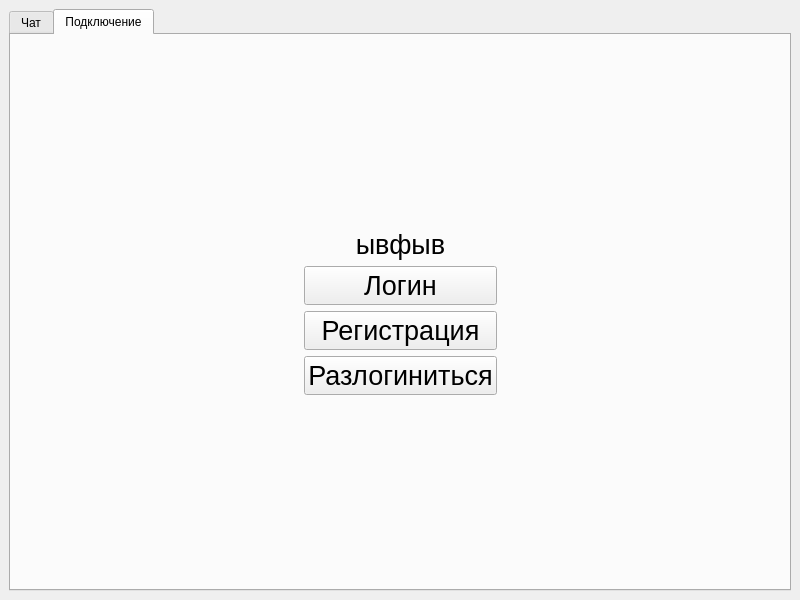
<?xml version="1.0" encoding="UTF-8"?>
<ui version="4.0">
    <class>Client_MainWindow</class>
    <widget class="QMainWindow" name="Client_MainWindow">
        <property name="geometry">
            <rect>
                <x>0</x>
                <y>0</y>
                <width>800</width>
                <height>600</height>
            </rect>
        </property>
        <property name="minimumSize">
            <size>
                <width>800</width>
                <height>600</height>
            </size>
        </property>
        <property name="maximumSize">
            <size>
                <width>16777215</width>
                <height>16777215</height>
            </size>
        </property>
        <property name="windowTitle">
            <string>MainWindow</string>
        </property>
        <widget class="QWidget" name="centralwidget">
            <layout class="QGridLayout" name="gridLayout">
                <item row="0" column="0">
                    <layout class="QHBoxLayout" name="horizontalLayout">
                        <item>
                            <widget class="QTabWidget" name="tabWidget">
                                <property name="autoFillBackground">
                                    <bool>false</bool>
                                </property>
                                <property name="currentIndex">
                                    <number>1</number>
                                </property>
                                <property name="movable">
                                    <bool>false</bool>
                                </property>
                                <widget class="QWidget" name="tab_chat">
                                    <attribute name="title">
                                        <string>Чат</string>
                                    </attribute>
                                    <layout class="QGridLayout" name="gridLayout_3">
                                        <item row="4" column="2" colspan="5">
                                            <widget class="QLineEdit" name="lineEdit_message">
                                                <property name="minimumSize">
                                                    <size>
                                                        <width>0</width>
                                                        <height>50</height>
                                                    </size>
                                                </property>
                                                <property name="font">
                                                    <font>
                                                        <pointsize>20</pointsize>
                                                    </font>
                                                </property>
                                            </widget>
                                        </item>
                                        <item row="0" column="2" colspan="2">
                                            <widget class="QLabel" name="label_contacts">
                                                <property name="font">
                                                    <font>
                                                        <pointsize>13</pointsize>
                                                    </font>
                                                </property>
                                                <property name="text">
                                                    <string>Контакты</string>
                                                </property>
                                                <property name="alignment">
                                                    <set>Qt::AlignCenter</set>
                                                </property>
                                            </widget>
                                        </item>
                                        <item row="0" column="4" rowspan="3" colspan="3">
                                            <widget class="QTextBrowser" name="textBrowser_chat">
                                                <property name="html">
                                                    <string>&lt;!DOCTYPE HTML PUBLIC &quot;-//W3C//DTD HTML 4.0//EN&quot;
                                                        &quot;http://www.w3.org/TR/REC-html40/strict.dtd&quot;&gt;
                                                        &lt;html&gt;&lt;head&gt;&lt;meta name=&quot;qrichtext&quot;
                                                        content=&quot;1&quot; /&gt;&lt;style type=&quot;text/css&quot;&gt;
                                                        p, li { white-space: pre-wrap; }
                                                        &lt;/style&gt;&lt;/head&gt;&lt;body style=&quot; font-family:'MS
                                                        Shell Dlg 2'; font-size:8.25pt; font-weight:400;
                                                        font-style:normal;&quot;&gt;
                                                        &lt;p style=&quot;-qt-paragraph-type:empty; margin-top:0px;
                                                        margin-bottom:0px; margin-left:0px; margin-right:0px;
                                                        -qt-block-indent:0; text-indent:0px;&quot;&gt;&lt;br /&gt;&lt;/p&gt;
                                                        &lt;p style=&quot;-qt-paragraph-type:empty; margin-top:0px;
                                                        margin-bottom:0px; margin-left:0px; margin-right:0px;
                                                        -qt-block-indent:0; text-indent:0px;&quot;&gt;&lt;br /&gt;&lt;/p&gt;&lt;/body&gt;&lt;/html&gt;
                                                    </string>
                                                </property>
                                            </widget>
                                        </item>
                                        <item row="1" column="2" colspan="2">
                                            <widget class="QListWidget" name="listWidget_contacts">
                                                <property name="sizePolicy">
                                                    <sizepolicy hsizetype="Expanding" vsizetype="Expanding">
                                                        <horstretch>0</horstretch>
                                                        <verstretch>0</verstretch>
                                                    </sizepolicy>
                                                </property>
                                            </widget>
                                        </item>
                                        <item row="5" column="2" colspan="5">
                                            <widget class="QPushButton" name="pushButton_send_message">
                                                <property name="sizePolicy">
                                                    <sizepolicy hsizetype="Minimum" vsizetype="Preferred">
                                                        <horstretch>0</horstretch>
                                                        <verstretch>0</verstretch>
                                                    </sizepolicy>
                                                </property>
                                                <property name="font">
                                                    <font>
                                                        <pointsize>16</pointsize>
                                                        <kerning>false</kerning>
                                                    </font>
                                                </property>
                                                <property name="text">
                                                    <string>Отправить сообщение</string>
                                                </property>
                                            </widget>
                                        </item>
                                        <item row="2" column="2">
                                            <widget class="QPushButton" name="pushButton_add_contact">
                                                <property name="text">
                                                    <string>Добавить</string>
                                                </property>
                                            </widget>
                                        </item>
                                        <item row="2" column="3">
                                            <widget class="QPushButton" name="pushButton_delete_user">
                                                <property name="text">
                                                    <string>Удалить</string>
                                                </property>
                                            </widget>
                                        </item>
                                    </layout>
                                </widget>
                                <widget class="QWidget" name="tab_settings">
                                    <attribute name="title">
                                        <string>Подключение</string>
                                    </attribute>
                                    <layout class="QGridLayout" name="gridLayout_2">
                                        <item row="1" column="1">
                                            <widget class="QLabel" name="label_unlog">
                                                <property name="font">
                                                    <font>
                                                        <pointsize>20</pointsize>
                                                    </font>
                                                </property>
                                                <property name="text">
                                                    <string>ывфыв</string>
                                                </property>
                                                <property name="alignment">
                                                    <set>Qt::AlignCenter</set>
                                                </property>
                                            </widget>
                                        </item>
                                        <item row="6" column="1">
                                            <spacer name="verticalSpacer_2">
                                                <property name="orientation">
                                                    <enum>Qt::Vertical</enum>
                                                </property>
                                                <property name="sizeHint" stdset="0">
                                                    <size>
                                                        <width>20</width>
                                                        <height>40</height>
                                                    </size>
                                                </property>
                                            </spacer>
                                        </item>
                                        <item row="2" column="1">
                                            <widget class="QPushButton" name="login_pushbutton">
                                                <property name="font">
                                                    <font>
                                                        <pointsize>20</pointsize>
                                                    </font>
                                                </property>
                                                <property name="text">
                                                    <string>Логин</string>
                                                </property>
                                            </widget>
                                        </item>
                                        <item row="4" column="1">
                                            <widget class="QPushButton" name="reg_pushbutton">
                                                <property name="font">
                                                    <font>
                                                        <pointsize>20</pointsize>
                                                    </font>
                                                </property>
                                                <property name="text">
                                                    <string>Регистрация</string>
                                                </property>
                                            </widget>
                                        </item>
                                        <item row="2" column="0">
                                            <spacer name="horizontalSpacer">
                                                <property name="orientation">
                                                    <enum>Qt::Horizontal</enum>
                                                </property>
                                                <property name="sizeHint" stdset="0">
                                                    <size>
                                                        <width>40</width>
                                                        <height>20</height>
                                                    </size>
                                                </property>
                                            </spacer>
                                        </item>
                                        <item row="4" column="0">
                                            <spacer name="horizontalSpacer_3">
                                                <property name="orientation">
                                                    <enum>Qt::Horizontal</enum>
                                                </property>
                                                <property name="sizeHint" stdset="0">
                                                    <size>
                                                        <width>40</width>
                                                        <height>20</height>
                                                    </size>
                                                </property>
                                            </spacer>
                                        </item>
                                        <item row="0" column="1">
                                            <spacer name="verticalSpacer">
                                                <property name="orientation">
                                                    <enum>Qt::Vertical</enum>
                                                </property>
                                                <property name="sizeHint" stdset="0">
                                                    <size>
                                                        <width>20</width>
                                                        <height>40</height>
                                                    </size>
                                                </property>
                                            </spacer>
                                        </item>
                                        <item row="2" column="2">
                                            <spacer name="horizontalSpacer_2">
                                                <property name="orientation">
                                                    <enum>Qt::Horizontal</enum>
                                                </property>
                                                <property name="sizeHint" stdset="0">
                                                    <size>
                                                        <width>40</width>
                                                        <height>20</height>
                                                    </size>
                                                </property>
                                            </spacer>
                                        </item>
                                        <item row="4" column="2">
                                            <spacer name="horizontalSpacer_4">
                                                <property name="orientation">
                                                    <enum>Qt::Horizontal</enum>
                                                </property>
                                                <property name="sizeHint" stdset="0">
                                                    <size>
                                                        <width>40</width>
                                                        <height>20</height>
                                                    </size>
                                                </property>
                                            </spacer>
                                        </item>
                                        <item row="5" column="1">
                                            <widget class="QPushButton" name="pushButton_unlog">
                                                <property name="font">
                                                    <font>
                                                        <pointsize>20</pointsize>
                                                    </font>
                                                </property>
                                                <property name="text">
                                                    <string>Разлогиниться</string>
                                                </property>
                                            </widget>
                                        </item>
                                    </layout>
                                </widget>
                            </widget>
                        </item>
                    </layout>
                </item>
            </layout>
        </widget>
    </widget>
    <resources/>
    <connections/>
</ui>
